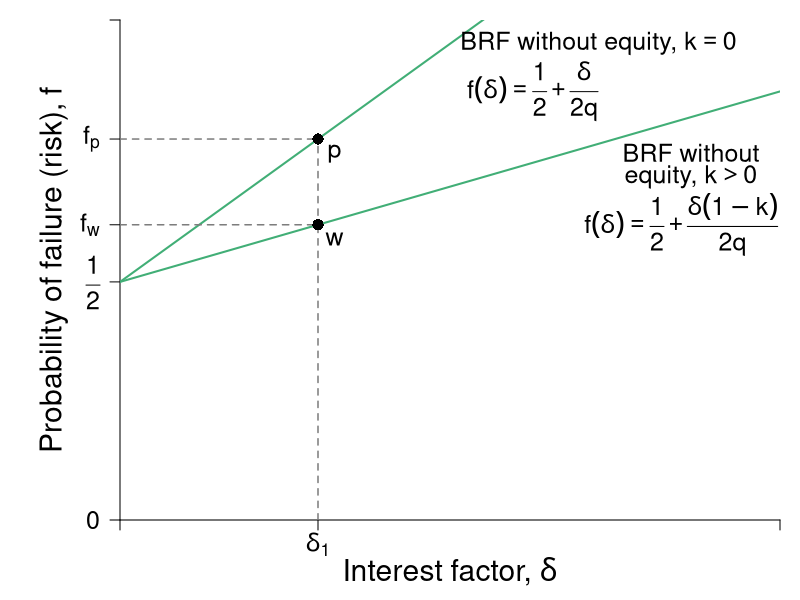

Generate this figure with R:
#Graph Designer: Simon Halliday, Harriet Brookes-Gray 
#Authors: Bowles, Foley and Halliday
#Title: Coordination, Conflict and Competition: A Text in Microeconomics

library(shape)
pdf(file = "credit/brf_equity.pdf", width = 9, height = 7)

#Set parameters for graphics
pointsize <- 1.8
axislabelsize <- 1.8
labelsize <- 1.5
namesize <- 1.8
annotatesize <- 1.5
graphlinewidth <- 2
segmentlinewidth <- 1.5

COL <- c("#7fc97f", "#beaed4", "#fdc086", "#ffff99", "#386cb0", "#f0027f", "#bf5b17", "#666666")
COLA <- c("#e0f3db", "#99d8c9","#66c2a4","#41ae76", "#238b45", "#005824")
COLB <- c("#c6dbef", "#4eb3d3", "#2b8cbe", "#0868ac","#084081")
COLC <- c("#fcfbfd", "#efedf5", "#dadaeb", "#bcbddc", "#9e9ac8", "#807dba", "#6a51a3", "#54278f", "#3f007d")
grays <- gray.colors(25, start = 1, end = 0, alpha = 1)

#Edited the margins to cater for the larger LHS labels
par(mar =  c(4, 6, 1, 1))

brfFn <- function(delta, mu = 1, k = 1) {
  .5 + (delta / (2 * mu)) * (1 - k)
}

PCFn <- function(delta, mu = 1) {
  delta/mu
}

isoreturnFn <- function(delta, pi=0.125) {
  1 - (pi)/delta
}

yFn <- function(d1, f1, mu = 1){
  mu*f1*(1 - f1) - d1*(1 - f1)
}

ylow <- function(delta, mu = 1, ybar = 0.0625){
  (-sqrt(delta^2 - 2*delta*mu + mu^2 - 4*mu*ybar) + delta + mu)/(2*mu)
}

yhigh <- function(delta, mu = 1, ybar = 0.0625){
  (sqrt(delta^2 - 2*delta*mu + mu^2 - 4*mu*ybar) + delta + mu)/(2*mu)
}

xlims <- c(0, 2)
ylims <- c(0, 1.05)

npts <- 501 
d1 <- seq(xlims[1], xlims[2], length.out = npts)
f1 <- seq(ylims[1], ylims[2], length.out = npts) 
a <- c(0.0625)

plot(0, 0, xlim = xlims, ylim = ylims, type = "n",
     xlab = expression(paste("")),
     ylab = expression(paste("")), 
     xaxt = "n", 
     yaxt = "n", 
     cex.lab = axislabelsize, 
     bty = "n", 
     xaxs = "i", 
     yaxs = "i"
)


ticksy <- c(ylims[1], 0.5, brfFn(delta = 0.6, k = 0.6), brfFn(0.6, k = 0), ylims[2])
ylabels <- c(0, expression(paste(frac(1,2))), expression(paste(f[w])),expression(paste(f[p])), NA)
ticksx <- c(xlims[1], 0.6, xlims[2])
xlabels <- c(NA, expression(paste(delta[1])), NA)

axis(1, at = ticksx, pos = 0, labels = xlabels, cex.axis = labelsize)
axis(2, at = ticksy, pos = 0, labels = ylabels, las = 1, cex.axis = labelsize)

npts <- 503 
xx1 <- seq(xlims[1], xlims[2], length.out = npts)

#Draw the graphs
#lines(xx1, brfFn(xx1, k = 0), col = COLA[4], lwd = graphlinewidth)
lines(xx1, brfFn(xx1, k = 0), col = COLA[4], lwd = graphlinewidth)
lines(xx1, brfFn(xx1, k = 0.6), col = COLA[4], lwd = graphlinewidth)
#lines(xx1, isoreturnFn(xx1, pi = 0.25), col = COLB[4], lwd = graphlinewidth)
#lines(xx1, isoreturnFn(xx1, pi = 0.375), col = COLB[4], lwd = graphlinewidth)


#Axis labels
mtext(expression(paste("Interest factor, ", delta)), side = 1, line = 2.5, cex = axislabelsize)
text(-0.2, 0.5*(ylims[2]), expression(paste("Probability of failure (risk), ", f)), xpd = TRUE, cex = axislabelsize, srt = 90) 


#segments(0, 0.75, xlims[2], 0.75, lty = 2, col = grays[20] , lwd = segmentlinewidth)



segments(0, brfFn(delta = 0.6, k = 0.6), 0.6, brfFn(delta = 0.6, k = 0.6), lty = 2, col = grays[20] , lwd = segmentlinewidth)
segments(0.6, 0, 0.6, brfFn(delta = 0.6, k = 0.6), lty = 2, col = grays[20] , lwd = segmentlinewidth)
points(0.6, brfFn(0.6, k = 0.6), pch = 16, col = "black", cex = 1.5)

segments(0.6, 0.64, 0.6, brfFn(delta = 0.6, k = 0), lty = 2, col = grays[20] , lwd = segmentlinewidth)
segments(0, brfFn(delta = 0.6, k = 0), 0.6, brfFn(delta = 0.6, k = 0), lty = 2, col = grays[20] , lwd = segmentlinewidth)
points(0.6, brfFn(0.6, k = 0), pch = 16, col = "black", cex = 1.5)

text(0.65, brfFn(delta = 0.6, k = 0) - 0.03, expression(paste(p)), cex = labelsize)
text(0.65, brfFn(delta = 0.6, k = 0.6) - 0.03, expression(paste(w)), cex = labelsize)

text(1.7, 0.62, expression(paste(f(delta)== frac(1,2) + frac(delta(1-k),2*q))), cex = labelsize, xpd = TRUE)
text(1.73, 0.77, expression(paste("BRF without")), cex = labelsize,xpd = TRUE)
text(1.73, 0.72, expression(paste("equity, ", k > 0)), cex = labelsize, xpd = TRUE)
#text(1.84, 0.72, expression(paste(k > 0)), cex = labelsize, xpd = TRUE)


text(1.25, 0.9, expression(paste(f(delta)== frac(1,2) + frac(delta,2*q))), cex = labelsize, xpd = TRUE)
text(1.45, 1, expression(paste("BRF without equity, ", k == 0)), cex = labelsize, xpd = TRUE)
#text(1.72, 0.995, expression(paste("equity, ", k == 0)), cex = labelsize, xpd = TRUE)

#segments(1, 0, 1, brfFn(delta = 1, k = 0.5), lty = 2, col = grays[20] , lwd = segmentlinewidth)
#points(1, brfFn(1, k = 0.5), pch = 16, col = "black", cex = 1.5)
#text(1, brfFn(1, k = 0.5) + 0.04, expression(paste(n)), cex = labelsize)

#segments(0.64, 0, 0.64, brfFn(delta = 0.64, k = 0.666), lty = 2, col = grays[20] , lwd = segmentlinewidth)
#points(0.64, brfFn(0.64, k = 0.666), pch = 16, col = "black", cex = 1.5)
#text(0.64 + 0.04, brfFn(0.64, k = 0.666) - 0.03, expression(paste(a)), cex = labelsize)


#text(0.53, 1, expression(paste("Excluded borrower's BRF")), cex = labelsize, xpd = TRUE)
#text(0.55, 0.94, expression(paste(f(delta, k[1] < k^0))), cex = labelsize)

#text(1.51, 1, expression(paste("Marginal borrower's BRF")), cex = labelsize, xpd = TRUE)
#text(1.45, 0.94, expression(paste(f(delta, k[2] == k^0))), cex = labelsize)


#text(1.725, 0.51, expression(paste("BRF for borrower")), cex = labelsize, xpd = TRUE)
#text(1.725, 0.45, expression(paste("with more than")), cex = labelsize, xpd = TRUE)
# text(1.725, 0.39, expression(paste("minimum collateral")), cex = labelsize, xpd = TRUE)
# text(1.725, 0.32, expression(paste(f(delta, k[3] > k^0))), cex = labelsize, xpd = TRUE)
# Arrows(1.75, 0.55, 1.75, 0.77, col = "black", lty = 1, lwd = 2, arr.type = "triangle", arr.lwd = 0.5)
# 
# text(0.825, 0.43, expression(paste(pi > 1 + rho)), cex = labelsize)
# 
# text(0.19, 0.37, expression(paste("Zero profit")), cex = labelsize)
# text(0.19, 0.31, expression(paste("condition")), cex = labelsize)
# text(0.1725, 0.25, expression(paste(pi[0] == 1 + rho)), cex = labelsize)


dev.off()
